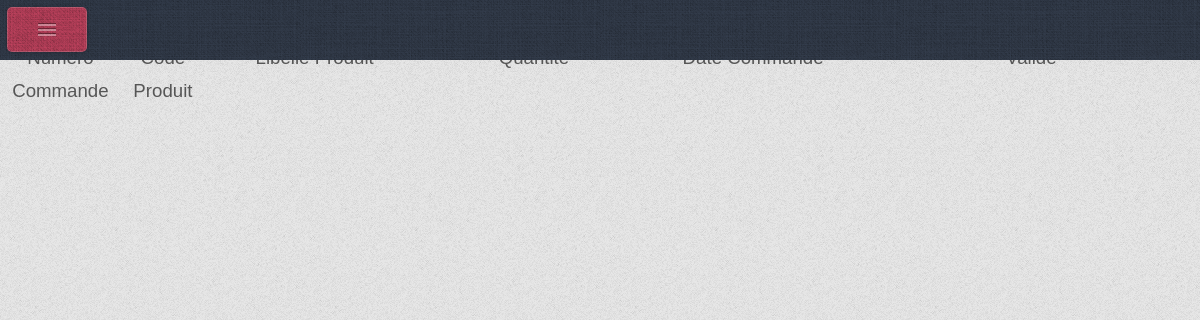
Page /FO/VUES/Produit/fo_listeCommandePdt.php on the earlier database version.
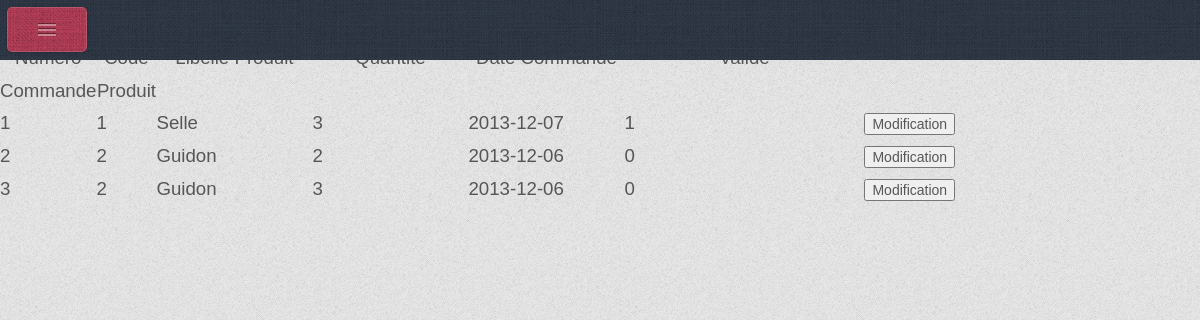
Same page on the later database version.
### tables this page shows
CREATE TABLE IF NOT EXISTS `commande` (
  `Com_Code` char(5) NOT NULL,
  `Com_Date` date DEFAULT NULL,
  `Com_Qte` int(2) DEFAULT NULL,
  `Com_Valide` tinyint(1) DEFAULT NULL,
  `Com_Produit` char(6) NOT NULL,
  PRIMARY KEY (`Com_Code`)
);

CREATE TABLE IF NOT EXISTS `produit` (
  `Pdt_Code` char(6) NOT NULL,
  `Pdt_Libelle` varchar(30) DEFAULT NULL,
  `Pdt_Poids` int(10) DEFAULT NULL,
  `Pdt_PxCMUP` float(6,2) DEFAULT NULL,
  `Pdt_QteStk` int(10) DEFAULT NULL,
  `Pdt_NbVols` int(5) DEFAULT NULL,
  `Pdt_NbCasses` int(5) DEFAULT NULL,
  PRIMARY KEY (`Pdt_Code`)
);

### classe/clstBaseMysql.classe.php (called while the page is built, shortened)
<?php
   class clstBaseMysql
   {
       	private function connect($pServeur, $pUser, $pMdp)
		{
        	$res = mysql_connect($pServeur, $pUser, $pMdp) or die("Erreur de connexion à MySql");
        	return ($res) ;
        }
		public function query($pReq)
		{
           	$res =  mysql_query($pReq) or die("erreur avec la requête ". $pReq);
        	return ($res) ;
        }
       	public function tabAssoc($pReq)
		{
           	$TabRes = mysql_fetch_assoc($pReq);
		   	return ($TabRes) ;
     	}
    }
?>

### FO/Modeles/Produit/lireProduit.inc.php (called while the page is built, shortened)
<?php
	function connecter()
	{
		require_once("../../../classe/clstBaseMysql.classe.php") ;
		$oSql = new clstBaseMysql("localhost", "Vlyon", "mpvlyon", "vlyon") ;
		return ($oSql) ;
	}
	FUNCTION getAllCommandes()
	{
		$oSql = connecter();
		$sReq = "SELECT Com_Code, Com_Date, Com_Qte, Com_Produit, Com_Valide, Pdt_Libelle
				 FROM COMMANDE, PRODUIT
				 WHERE COMMANDE.Com_Produit = PRODUIT.Pdt_Code";
		$rstCde = $oSql->query($sReq);
		$iNb = 0;
		$lesCommandes = array();
		while ($uneLigne = $oSql->tabAssoc($rstCde))
		{
			$iNb = $iNb + 1;
			$lesCommandes[$iNb] = $uneLigne;
		}
		return ($lesCommandes);
	}
?>

### FO/VUES/Produit/fo_listeCommandePdt.php (the view, shortened to what this page needs)
<?php
	include("../../Modeles/Produit/lireProduit.inc.php");
?>
<html>
	<head>
	</head>
	<body>
		<a href="../../../index.php"><img src="../../../css/Home.png" border="0" align="center" width=42 height=42></img></a></br>
		<table border = 1 width="100%" >
			<tr>
				<th width="5%" >Numéro Commande</th>
				<th width="5%" >Code Produit</th>
				<th width="13%">Libelle Produit</th>
				<th width="13%">Quantité</th>
				<th width="13%">Date Commande</th>
				<th width="20%">Validé</th>
			</tr>
			<?php
			$uneCommande = getAllCommandes();
			foreach ($uneCommande as $demandes)
				{
			?>
			<tr>
				<td><?php echo $demandes["Com_Code"] ; $code = $demandes["Com_Code"] ;?><input type="hidden"  value="<?= $code ?>" id="code" name="code"/></td>
				<td><?php echo $demandes["Com_Produit"] ;  ?></td>
				<td><?php echo $demandes["Pdt_Libelle"]; ?></td>
				<td><?php echo $demandes["Com_Qte"] ; ?></td>
				<td><?php echo $demandes["Com_Date"] ; ?></td>
				<td><?php echo $demandes["Com_Valide"] ;?></td>
				<td><a href="ModifCommande.php?variable=<?php echo($demandes["Com_Code"]) ?>"><input type="button" value="Modification" onClick="if(confirm('Vous allez modifier la commande choisie ?'))
					{
						submit();
					}
					else
					{
						return false;
					}
				" /></a></td>
			</tr>
			<?php
			}
			?>
		</table>
	</body>
</html>

### css/style.css (style rules this page uses)
* { -moz-box-sizing: border-box; -webkit-box-sizing: border-box; -o-box-sizing: border-box; -ms-box-sizing: border-box; box-sizing: border-box; }
body, input, textarea { font-family: 'Source Sans Pro', sans-serif; font-weight: 400; color: #565656; }
body { background-color: #e8e8e8; background-image: url('images/bg2.png'); }
a { color: #c94663; }
table { width: 100%; }
p, ul, ol, dl, table { margin-bottom: 1em; }

### css/style-desktop.css (style rules this page uses)
body { line-height: 1.75em; height: 100%; }

### css/style-narrow.css (style rules this page uses)
body { min-width: 1000px; }
input, textarea { font-size: 10.5pt; }
body { font-size: 11pt; }

### css/style-narrower.css (style rules this page uses)
body { min-width: 641px; font-size: 14pt; }

Differences in the rows shown:
added commande: Com_Code "1", Com_Produit "1", produit.Pdt_Libelle "Selle", Com_Qte "3", Com_Date "2013-12-07", Com_Valide "1"
added commande: Com_Code "2", Com_Produit "2", produit.Pdt_Libelle "Guidon", Com_Qte "2", Com_Date "2013-12-06", Com_Valide "0"
added commande: Com_Code "3", Com_Produit "2", produit.Pdt_Libelle "Guidon", Com_Qte "3", Com_Date "2013-12-06", Com_Valide "0"
